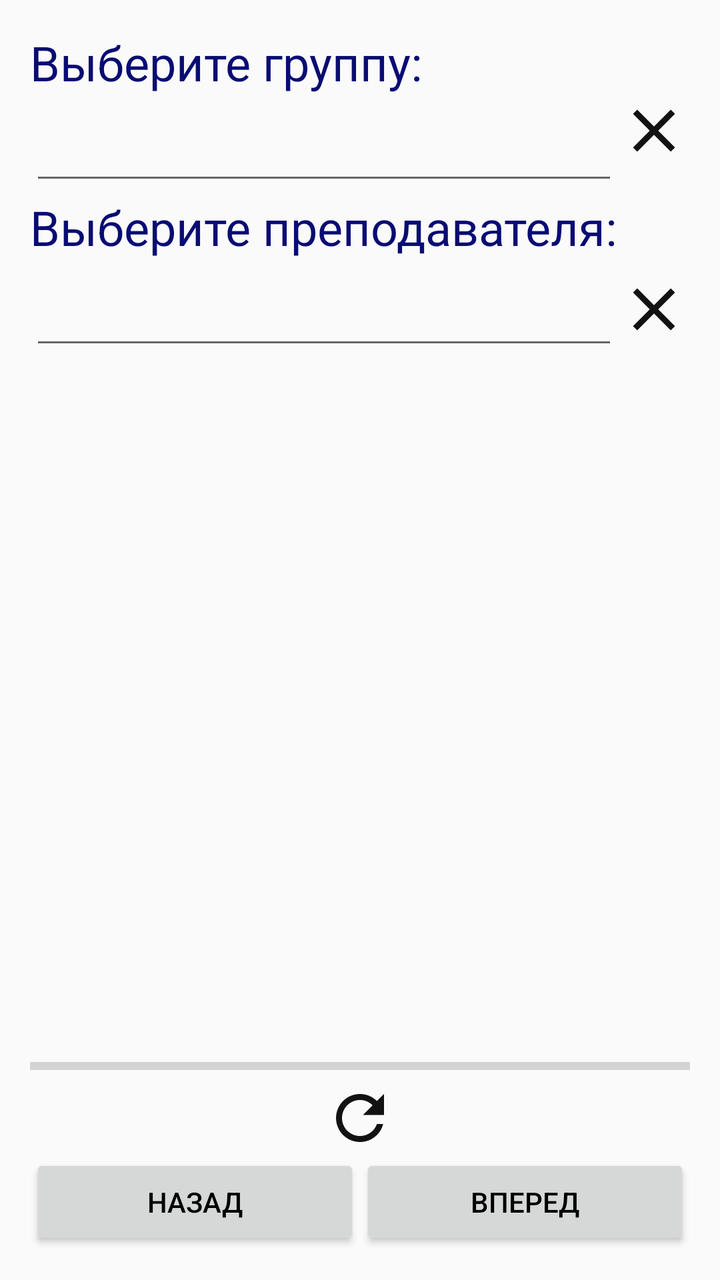
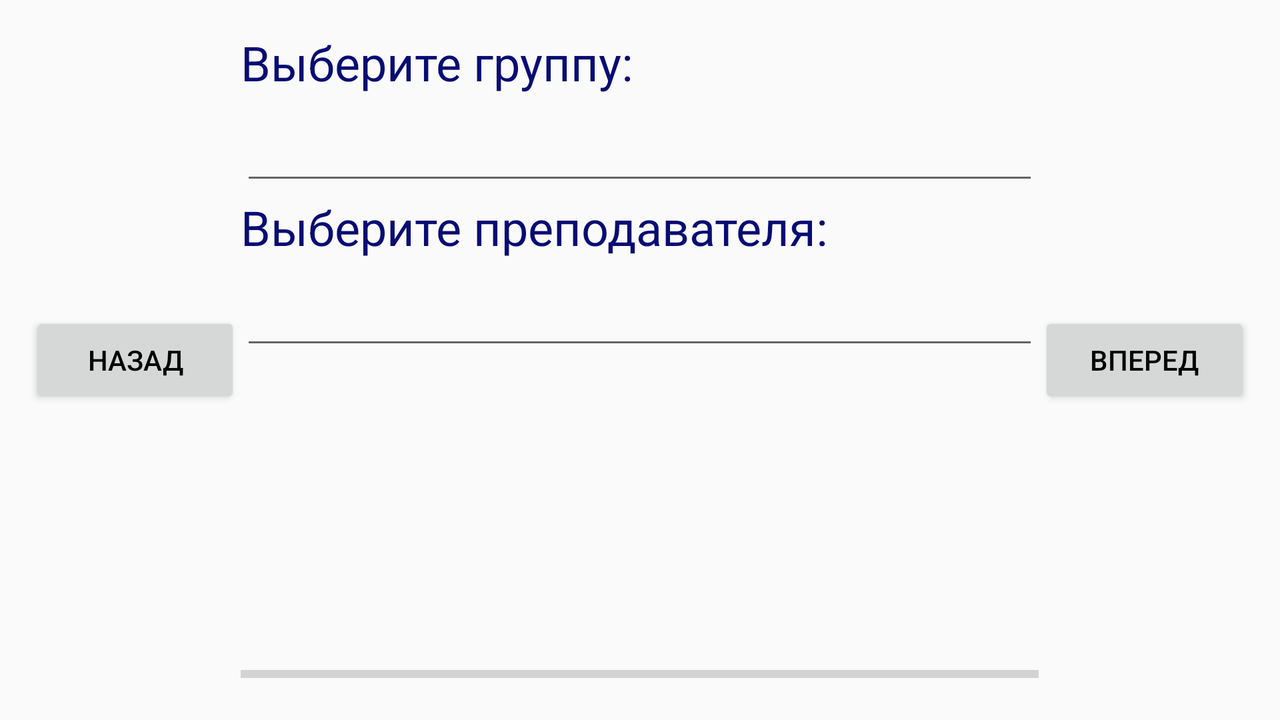

First picture: res/layout/ on a phone held upright. Second picture: the repository's own variant of that layout, on a device whose configuration matches the variant's folder. Source for both follows.
<!-- AndroidManifest.xml: application theme AppTheme -->
<!-- res/layout/fragment_days.xml -->
<?xml version="1.0" encoding="utf-8"?>
<LinearLayout
    xmlns:android="http://schemas.android.com/apk/res/android"
    xmlns:tools="http://schemas.android.com/tools"
    android:layout_width="match_parent"
    android:layout_height="match_parent"
    android:padding="15dp"
    tools:context="com.ghostwalker18.schedule.views.DaysFragment"
    android:orientation="vertical">

    <LinearLayout
        android:layout_width="match_parent"
        android:layout_height="0dp"
        android:layout_weight="1">

        <androidx.core.widget.NestedScrollView
            android:layout_width="match_parent"
            android:layout_height="wrap_content">

            <LinearLayout
                android:layout_width="match_parent"
                android:layout_height="wrap_content"
                android:orientation="vertical">

                <TextView
                    android:id="@+id/group_label"
                    android:layout_width="match_parent"
                    android:layout_height="wrap_content"
                    android:textColor="@color/colorAccent"
                    android:textSize="@dimen/choices_text_size"
                    android:text="@string/group_choice_text"
                    android:labelFor="@id/group"/>

                <LinearLayout
                    android:layout_width="match_parent"
                    android:layout_height="wrap_content"
                    android:orientation="horizontal">

                    <AutoCompleteTextView
                        android:id="@+id/group"
                        android:completionThreshold="1"
                        android:layout_weight="1"
                        android:layout_width="0dp"
                        android:layout_height="wrap_content"
                        android:minHeight="50dp"/>

                    <ImageButton
                        android:id="@+id/group_clear"
                        android:layout_width="wrap_content"
                        android:layout_height="wrap_content"
                        android:background="@null"
                        android:src="@drawable/baseline_clear_36"
                        android:contentDescription="@string/days_group_clear_descr"/>
                </LinearLayout>

                <TextView
                    android:id="@+id/teacher_label"
                    android:layout_width="match_parent"
                    android:layout_height="wrap_content"
                    android:textColor="@color/colorAccent"
                    android:textSize="@dimen/choices_text_size"
                    android:text="@string/teacher_choice_text"
                    android:labelFor="@id/teacher"/>

                <LinearLayout
                    android:layout_width="match_parent"
                    android:layout_height="wrap_content"
                    android:orientation="horizontal">

                    <AutoCompleteTextView
                        android:id="@+id/teacher"
                        android:completionThreshold="1"
                        android:layout_weight="1"
                        android:layout_width="0dp"
                        android:layout_height="wrap_content"
                        android:minHeight="50dp"/>

                    <ImageButton
                        android:id="@+id/clear_teacher"
                        android:layout_width="wrap_content"
                        android:layout_height="match_parent"
                        android:background="@null"
                        android:src="@drawable/baseline_clear_36"
                        android:contentDescription="@string/days_teacher_clear_descr"/>
                </LinearLayout>

                <LinearLayout
                    android:layout_width="match_parent"
                    android:layout_height="wrap_content"
                    android:orientation="vertical"
                    android:id="@+id/days_container"/>
            </LinearLayout>
        </androidx.core.widget.NestedScrollView>
    </LinearLayout>

    <TextView
        android:layout_width="match_parent"
        android:layout_height="wrap_content"
        android:textAlignment="center"
        android:id="@+id/updateScheduleStatus"/>

    <ProgressBar
        style="@style/Widget.AppCompat.ProgressBar.Horizontal"
        android:layout_width="match_parent"
        android:layout_height="wrap_content"
        android:id="@+id/updateScheduleProgress"/>

    <ImageButton
        android:id="@+id/refresh_button"
        android:src="@drawable/baseline_refresh_36"
        android:background="@null"
        android:layout_width="match_parent"
        android:layout_height="wrap_content"
        android:contentDescription="@string/update_descr"/>

    <LinearLayout
        android:layout_width="match_parent"
        android:layout_height="wrap_content"
        android:orientation="horizontal">

        <Button
            android:layout_width="wrap_content"
            android:layout_height="wrap_content"
            android:layout_weight="1"
            android:text="@string/back"
            android:id="@+id/back_button"/>

        <Button
            android:layout_width="wrap_content"
            android:layout_height="wrap_content"
            android:layout_weight="1"
            android:text="@string/forward"
            android:id="@+id/forward_button"/>
    </LinearLayout>
</LinearLayout>
<!-- resources referenced by this layout -->
<resources>
  <color name="colorAccent">#080c73</color>
  <dimen name="choices_text_size">24sp</dimen>
  <!-- drawable baseline_clear_36 (drawable) -->
  <vector android:height="36dp" android:tint="#121212"
      android:viewportHeight="24" android:viewportWidth="24"
      android:width="36dp" xmlns:android="http://schemas.android.com/apk/res/android">
      <path android:fillColor="@android:color/white" android:pathData="M19,6.41L17.59,5 12,10.59 6.41,5 5,6.41 10.59,12 5,17.59 6.41,19 12,13.41 17.59,19 19,17.59 13.41,12z"/>
  </vector>
  <!-- drawable baseline_refresh_36 (drawable) -->
  <vector android:height="36dp" android:tint="#121212"
      android:viewportHeight="24" android:viewportWidth="24"
      android:width="36dp" xmlns:android="http://schemas.android.com/apk/res/android">
      <path android:fillColor="@android:color/white" android:pathData="M17.65,6.35C16.2,4.9 14.21,4 12,4c-4.42,0 -7.99,3.58 -7.99,8s3.57,8 7.99,8c3.73,0 6.84,-2.55 7.73,-6h-2.08c-0.82,2.33 -3.04,4 -5.65,4 -3.31,0 -6,-2.69 -6,-6s2.69,-6 6,-6c1.66,0 3.14,0.69 4.22,1.78L13,11h7V4l-2.35,2.35z"/>
  </vector>
  <string name="back">Назад</string>
  <string name="days_group_clear_descr">Очистить группу</string>
  <string name="days_teacher_clear_descr">Очистить преподавателя</string>
  <string name="forward">Вперед</string>
  <string name="group_choice_text">Выберите группу:</string>
  <string name="teacher_choice_text">Выберите преподавателя:</string>
  <string name="update_descr">Обновить расписание</string>
  <style name="AppTheme" parent="Theme.AppCompat.DayNight.NoActionBar">
          <item name="colorPrimary">@color/colorPrimary</item>
          <item name="colorPrimaryDark">@color/colorPrimaryDark</item>
          <item name="colorAccent">@color/colorAccent</item>
          <item name="android:textColorPrimary">@color/colorText</item>
          <item name="android:navigationBarColor">@color/navigationBarColor</item>
      </style>
  <color name="colorPrimary">#66a101</color>
  <color name="colorPrimaryDark">#00574B</color>
  <color name="colorText">#000</color>
  <color name="navigationBarColor">#DDD</color>
</resources>
<!-- res/layout-land/fragment_days.xml (the repository's variant of the layout above) -->
<!-- drawn on the phone turned sideways -->
<?xml version="1.0" encoding="utf-8"?>
<LinearLayout
    xmlns:android="http://schemas.android.com/apk/res/android"
    xmlns:tools="http://schemas.android.com/tools"
    android:orientation="horizontal"
    android:layout_width="match_parent"
    android:layout_height="match_parent"
    android:padding="15dp"
    tools:context="com.ghostwalker18.schedule.DaysFragment">

    <Button
        android:layout_width="wrap_content"
        android:layout_height="wrap_content"
        android:layout_weight="1"
        android:layout_gravity="center_vertical"
        android:text="@string/back"
        android:id="@+id/back_button"/>

    <LinearLayout
        android:layout_width="wrap_content"
        android:layout_height="match_parent"
        android:layout_weight="6"
        android:orientation="vertical">

        <androidx.core.widget.NestedScrollView
            android:layout_width="match_parent"
            android:layout_height="wrap_content"
            android:layout_weight="1"
            android:orientation="vertical">

            <LinearLayout
                android:layout_width="match_parent"
                android:layout_height="match_parent"
                android:orientation="vertical">

                <TextView
                    android:layout_width="match_parent"
                    android:layout_height="wrap_content"
                    android:textColor="@color/colorAccent"
                    android:textSize="@dimen/choices_text_size"
                    android:text="@string/group_choice_text"/>

                <AutoCompleteTextView
                    android:id="@+id/group"
                    android:completionThreshold="1"
                    android:layout_width="match_parent"
                    android:layout_height="wrap_content"
                    android:minHeight="50dp"/>

                <TextView
                    android:id="@+id/teacherLabel"
                    android:layout_width="match_parent"
                    android:layout_height="wrap_content"
                    android:textColor="@color/colorAccent"
                    android:textSize="@dimen/choices_text_size"
                    android:text="@string/teacher_choice_text"/>

                <AutoCompleteTextView
                    android:id="@+id/teacher"
                    android:completionThreshold="1"
                    android:layout_width="match_parent"
                    android:layout_height="wrap_content"
                    android:minHeight="50dp"/>

                <LinearLayout
                    android:layout_width="match_parent"
                    android:layout_height="wrap_content"
                    android:orientation="vertical"
                    android:id="@+id/days_container"/>
            </LinearLayout>
        </androidx.core.widget.NestedScrollView>

        <TextView
            android:layout_width="match_parent"
            android:layout_height="wrap_content"
            android:textAlignment="center"
            android:id="@+id/updateScheduleStatus"/>

        <ProgressBar
            style="@style/Widget.AppCompat.ProgressBar.Horizontal"
            android:layout_width="match_parent"
            android:layout_height="wrap_content"
            android:id="@+id/updateScheduleProgress"/>
    </LinearLayout>

    <Button
        android:layout_width="wrap_content"
        android:layout_height="wrap_content"
        android:layout_weight="1"
        android:layout_gravity="center_vertical"
        android:text="@string/forward"
        android:id="@+id/forward_button"/>
</LinearLayout>
<!-- resources referenced by the variant -->
<!-- as the phone turned sideways resolves them -->
<resources>
  <color name="colorAccent">#080c73</color>
  <dimen name="choices_text_size">24sp</dimen>
  <string name="back">Назад</string>
  <string name="forward">Вперед</string>
  <string name="group_choice_text">Выберите группу:</string>
  <string name="teacher_choice_text">Выберите преподавателя:</string>
  <style name="AppTheme" parent="Theme.AppCompat.DayNight.NoActionBar">
          <item name="colorPrimary">@color/colorPrimary</item>
          <item name="colorPrimaryDark">@color/colorPrimaryDark</item>
          <item name="colorAccent">@color/colorAccent</item>
          <item name="android:textColorPrimary">@color/colorText</item>
          <item name="android:navigationBarColor">@color/navigationBarColor</item>
      </style>
  <color name="colorPrimary">#66a101</color>
  <color name="colorPrimaryDark">#00574B</color>
  <color name="colorText">#000</color>
  <color name="navigationBarColor">#DDD</color>
</resources>
